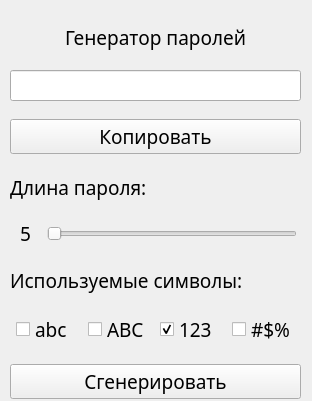
<?xml version="1.0" encoding="UTF-8"?>
<ui version="4.0">
 <class>MainClass</class>
 <widget class="QMainWindow" name="MainClass">
  <property name="geometry">
   <rect>
    <x>0</x>
    <y>0</y>
    <width>312</width>
    <height>401</height>
   </rect>
  </property>
  <property name="windowTitle">
   <string>Генератор паролей</string>
  </property>
  <property name="windowIcon">
   <iconset>
    <normaloff>internet_lock_locked_padlock_password_secure_security_icon_127100.ico</normaloff>internet_lock_locked_padlock_password_secure_security_icon_127100.ico</iconset>
  </property>
  <widget class="QWidget" name="centralwidget">
   <widget class="QWidget" name="gridLayoutWidget">
    <property name="geometry">
     <rect>
      <x>10</x>
      <y>10</y>
      <width>291</width>
      <height>401</height>
     </rect>
    </property>
    <layout class="QGridLayout" name="gridLayout">
     <item row="5" column="0">
      <widget class="QLabel" name="label_5">
       <property name="sizePolicy">
        <sizepolicy hsizetype="Maximum" vsizetype="Maximum">
         <horstretch>0</horstretch>
         <verstretch>0</verstretch>
        </sizepolicy>
       </property>
       <property name="maximumSize">
        <size>
         <width>250</width>
         <height>30</height>
        </size>
       </property>
       <property name="font">
        <font>
         <family>Century Gothic</family>
         <pointsize>14</pointsize>
        </font>
       </property>
       <property name="text">
        <string>Используемые символы:</string>
       </property>
      </widget>
     </item>
     <item row="3" column="0">
      <widget class="QLabel" name="label_3">
       <property name="sizePolicy">
        <sizepolicy hsizetype="Maximum" vsizetype="Maximum">
         <horstretch>0</horstretch>
         <verstretch>0</verstretch>
        </sizepolicy>
       </property>
       <property name="maximumSize">
        <size>
         <width>250</width>
         <height>30</height>
        </size>
       </property>
       <property name="font">
        <font>
         <family>Century Gothic</family>
         <pointsize>14</pointsize>
        </font>
       </property>
       <property name="text">
        <string>Длина пароля:</string>
       </property>
      </widget>
     </item>
     <item row="4" column="0">
      <layout class="QHBoxLayout" name="horizontalLayout">
       <item>
        <widget class="QLabel" name="labelForSlider">
         <property name="sizePolicy">
          <sizepolicy hsizetype="Maximum" vsizetype="Maximum">
           <horstretch>0</horstretch>
           <verstretch>0</verstretch>
          </sizepolicy>
         </property>
         <property name="maximumSize">
          <size>
           <width>25</width>
           <height>30</height>
          </size>
         </property>
         <property name="font">
          <font>
           <family>Century Gothic</family>
           <pointsize>14</pointsize>
          </font>
         </property>
         <property name="text">
          <string>5</string>
         </property>
         <property name="alignment">
          <set>Qt::AlignCenter</set>
         </property>
        </widget>
       </item>
       <item>
        <widget class="QSlider" name="slider">
         <property name="sizePolicy">
          <sizepolicy hsizetype="Maximum" vsizetype="Maximum">
           <horstretch>0</horstretch>
           <verstretch>0</verstretch>
          </sizepolicy>
         </property>
         <property name="maximumSize">
          <size>
           <width>250</width>
           <height>16777215</height>
          </size>
         </property>
         <property name="minimum">
          <number>5</number>
         </property>
         <property name="maximum">
          <number>25</number>
         </property>
         <property name="singleStep">
          <number>1</number>
         </property>
         <property name="pageStep">
          <number>1</number>
         </property>
         <property name="value">
          <number>5</number>
         </property>
         <property name="sliderPosition">
          <number>5</number>
         </property>
         <property name="tracking">
          <bool>true</bool>
         </property>
         <property name="orientation">
          <enum>Qt::Horizontal</enum>
         </property>
         <property name="invertedAppearance">
          <bool>false</bool>
         </property>
         <property name="invertedControls">
          <bool>false</bool>
         </property>
        </widget>
       </item>
      </layout>
     </item>
     <item row="6" column="0">
      <layout class="QHBoxLayout" name="horizontalLayout_2">
       <item>
        <widget class="QCheckBox" name="cbLower">
         <property name="sizePolicy">
          <sizepolicy hsizetype="Fixed" vsizetype="Fixed">
           <horstretch>0</horstretch>
           <verstretch>0</verstretch>
          </sizepolicy>
         </property>
         <property name="maximumSize">
          <size>
           <width>60</width>
           <height>16777215</height>
          </size>
         </property>
         <property name="font">
          <font>
           <family>Century Gothic</family>
           <pointsize>14</pointsize>
          </font>
         </property>
         <property name="text">
          <string>abc</string>
         </property>
        </widget>
       </item>
       <item>
        <widget class="QCheckBox" name="cbUpper">
         <property name="sizePolicy">
          <sizepolicy hsizetype="Fixed" vsizetype="Fixed">
           <horstretch>0</horstretch>
           <verstretch>0</verstretch>
          </sizepolicy>
         </property>
         <property name="maximumSize">
          <size>
           <width>60</width>
           <height>16777215</height>
          </size>
         </property>
         <property name="font">
          <font>
           <family>Century Gothic</family>
           <pointsize>14</pointsize>
          </font>
         </property>
         <property name="text">
          <string>ABC</string>
         </property>
        </widget>
       </item>
       <item>
        <widget class="QCheckBox" name="cbDigit">
         <property name="sizePolicy">
          <sizepolicy hsizetype="Fixed" vsizetype="Fixed">
           <horstretch>0</horstretch>
           <verstretch>0</verstretch>
          </sizepolicy>
         </property>
         <property name="maximumSize">
          <size>
           <width>60</width>
           <height>16777215</height>
          </size>
         </property>
         <property name="font">
          <font>
           <family>Century Gothic</family>
           <pointsize>14</pointsize>
          </font>
         </property>
         <property name="text">
          <string>123</string>
         </property>
         <property name="checked">
          <bool>true</bool>
         </property>
        </widget>
       </item>
       <item>
        <widget class="QCheckBox" name="cbAlpha">
         <property name="sizePolicy">
          <sizepolicy hsizetype="Fixed" vsizetype="Fixed">
           <horstretch>0</horstretch>
           <verstretch>0</verstretch>
          </sizepolicy>
         </property>
         <property name="maximumSize">
          <size>
           <width>60</width>
           <height>16777215</height>
          </size>
         </property>
         <property name="font">
          <font>
           <family>Century Gothic</family>
           <pointsize>14</pointsize>
          </font>
         </property>
         <property name="text">
          <string>#$%</string>
         </property>
        </widget>
       </item>
      </layout>
     </item>
     <item row="2" column="0">
      <widget class="QPushButton" name="bttnCopy">
       <property name="font">
        <font>
         <family>Century Gothic</family>
         <pointsize>14</pointsize>
        </font>
       </property>
       <property name="text">
        <string>Копировать</string>
       </property>
      </widget>
     </item>
     <item row="1" column="0">
      <widget class="QLineEdit" name="lineEditPassword">
       <property name="font">
        <font>
         <family>Century Gothic</family>
         <pointsize>12</pointsize>
        </font>
       </property>
       <property name="alignment">
        <set>Qt::AlignCenter</set>
       </property>
       <property name="readOnly">
        <bool>true</bool>
       </property>
      </widget>
     </item>
     <item row="0" column="0">
      <widget class="QLabel" name="label_2">
       <property name="sizePolicy">
        <sizepolicy hsizetype="Maximum" vsizetype="Maximum">
         <horstretch>0</horstretch>
         <verstretch>0</verstretch>
        </sizepolicy>
       </property>
       <property name="maximumSize">
        <size>
         <width>500</width>
         <height>30</height>
        </size>
       </property>
       <property name="font">
        <font>
         <family>Century Gothic</family>
         <pointsize>14</pointsize>
        </font>
       </property>
       <property name="text">
        <string>Генератор паролей</string>
       </property>
       <property name="alignment">
        <set>Qt::AlignCenter</set>
       </property>
      </widget>
     </item>
     <item row="7" column="0">
      <layout class="QHBoxLayout" name="horizontalLayout_3">
       <item>
        <widget class="QPushButton" name="bttnGenerate">
         <property name="font">
          <font>
           <family>Century Gothic</family>
           <pointsize>14</pointsize>
          </font>
         </property>
         <property name="text">
          <string>Сгенерировать</string>
         </property>
        </widget>
       </item>
      </layout>
     </item>
    </layout>
   </widget>
  </widget>
  <action name="menuLight">
   <property name="checkable">
    <bool>false</bool>
   </property>
   <property name="checked">
    <bool>false</bool>
   </property>
   <property name="text">
    <string>Светлая тема</string>
   </property>
   <property name="shortcutContext">
    <enum>Qt::WindowShortcut</enum>
   </property>
  </action>
  <action name="menuDark">
   <property name="checkable">
    <bool>false</bool>
   </property>
   <property name="checked">
    <bool>false</bool>
   </property>
   <property name="text">
    <string>Темная тема</string>
   </property>
  </action>
 </widget>
 <resources/>
 <connections/>
</ui>
